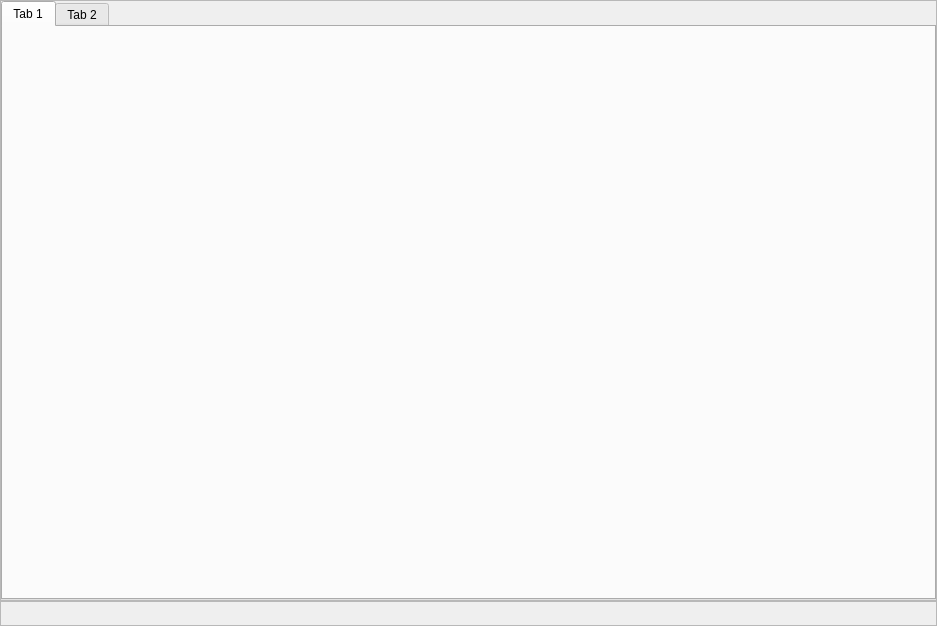
<?xml version="1.0" encoding="UTF-8"?>
<ui version="4.0">
 <class>Widget</class>
 <widget class="QWidget" name="Widget">
  <property name="geometry">
   <rect>
    <x>0</x>
    <y>0</y>
    <width>937</width>
    <height>626</height>
   </rect>
  </property>
  <property name="windowTitle">
   <string>Widget</string>
  </property>
  <layout class="QGridLayout" name="gridLayout">
   <property name="leftMargin">
    <number>0</number>
   </property>
   <property name="topMargin">
    <number>0</number>
   </property>
   <property name="rightMargin">
    <number>0</number>
   </property>
   <property name="bottomMargin">
    <number>0</number>
   </property>
   <property name="spacing">
    <number>0</number>
   </property>
   <item row="1" column="0">
    <widget class="QFrame" name="frame">
     <property name="frameShape">
      <enum>QFrame::StyledPanel</enum>
     </property>
     <property name="frameShadow">
      <enum>QFrame::Raised</enum>
     </property>
     <property name="lineWidth">
      <number>1</number>
     </property>
     <layout class="QGridLayout" name="gridLayout_2">
      <property name="leftMargin">
       <number>0</number>
      </property>
      <property name="topMargin">
       <number>0</number>
      </property>
      <property name="rightMargin">
       <number>0</number>
      </property>
      <property name="bottomMargin">
       <number>0</number>
      </property>
      <property name="spacing">
       <number>0</number>
      </property>
      <item row="0" column="0">
       <widget class="QTabWidget" name="tabWidget">
        <property name="styleSheet">
         <string notr="true">
/* background-color: rgb(131, 131, 131);*/</string>
        </property>
        <property name="currentIndex">
         <number>0</number>
        </property>
        <widget class="QWidget" name="tab">
         <attribute name="title">
          <string>Tab 1</string>
         </attribute>
         <layout class="QGridLayout" name="gridLayout_3">
          <item row="0" column="0">
           <layout class="QGridLayout" name="gridLayout_camera"/>
          </item>
          <item row="1" column="0">
           <layout class="QGridLayout" name="gridLayout__output">
            <property name="spacing">
             <number>0</number>
            </property>
           </layout>
          </item>
         </layout>
        </widget>
        <widget class="QWidget" name="tab_2">
         <attribute name="title">
          <string>Tab 2</string>
         </attribute>
         <layout class="QHBoxLayout" name="horizontalLayout">
          <item>
           <layout class="QGridLayout" name="gridLayout_4"/>
          </item>
         </layout>
        </widget>
       </widget>
      </item>
     </layout>
    </widget>
   </item>
   <item row="0" column="0">
    <layout class="QHBoxLayout" name="horizontalLayout_menu">
     <property name="spacing">
      <number>0</number>
     </property>
    </layout>
   </item>
   <item row="2" column="0">
    <widget class="QFrame" name="frame_bar">
     <property name="minimumSize">
      <size>
       <width>0</width>
       <height>25</height>
      </size>
     </property>
     <property name="maximumSize">
      <size>
       <width>16777215</width>
       <height>25</height>
      </size>
     </property>
     <property name="styleSheet">
      <string notr="true">
/*background-color: rgb(0, 93, 140);*/</string>
     </property>
     <property name="frameShape">
      <enum>QFrame::StyledPanel</enum>
     </property>
     <property name="frameShadow">
      <enum>QFrame::Raised</enum>
     </property>
     <layout class="QHBoxLayout" name="horizontalLayout_2">
      <property name="leftMargin">
       <number>0</number>
      </property>
      <property name="topMargin">
       <number>0</number>
      </property>
      <property name="rightMargin">
       <number>0</number>
      </property>
      <property name="bottomMargin">
       <number>0</number>
      </property>
      <item>
       <spacer name="horizontalSpacer">
        <property name="orientation">
         <enum>Qt::Horizontal</enum>
        </property>
        <property name="sizeHint" stdset="0">
         <size>
          <width>880</width>
          <height>20</height>
         </size>
        </property>
       </spacer>
      </item>
      <item>
       <widget class="QLabel" name="label_time">
        <property name="text">
         <string/>
        </property>
       </widget>
      </item>
      <item>
       <spacer name="horizontalSpacer_2">
        <property name="orientation">
         <enum>Qt::Horizontal</enum>
        </property>
        <property name="sizeType">
         <enum>QSizePolicy::Fixed</enum>
        </property>
        <property name="sizeHint" stdset="0">
         <size>
          <width>40</width>
          <height>20</height>
         </size>
        </property>
       </spacer>
      </item>
     </layout>
    </widget>
   </item>
  </layout>
 </widget>
 <resources/>
 <connections/>
</ui>
